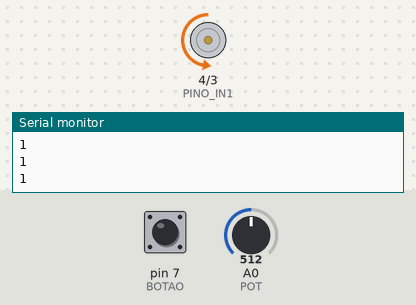
The sketch below on a simulated Arduino Uno, built with avr-gcc and run on an emulated ATmega328P. Parts: motor-driver pin pairs drawn as motors (green arrow = first pin HIGH = forward, orange = second pin HIGH = backward, longer = more drive, scaled by the enable pin), the last lines printed to the serial monitor. The inputs (shaded band) are chosen by the test bench; at power-on: pin 7 (BOTAO) HIGH, A0 (POT) = 512.

Above: at 1.2 s.
1.3 s: pin 7 (BOTAO) pulled LOW for 0.25 s
At 3.0 s:
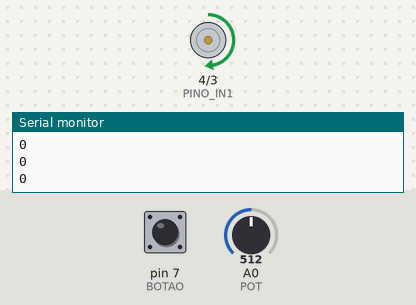
3.8 s: A0 (POT) set to 716
At 4.3 s:
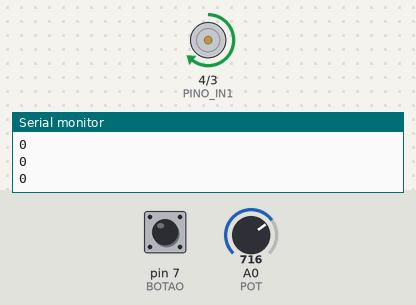
5.4 s: A0 (POT) set to 900
At 6.7 s:
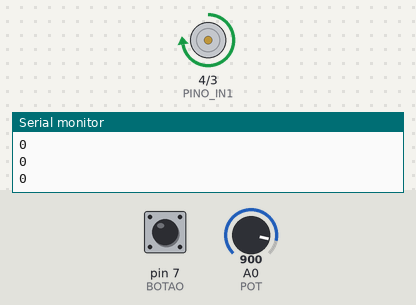
7.0 s: pin 7 (BOTAO) pulled LOW for 1 s
11.0 s: pin 7 (BOTAO) pulled LOW for 0.25 s
14.2 s: A0 (POT) set to 0
At 14.8 s:
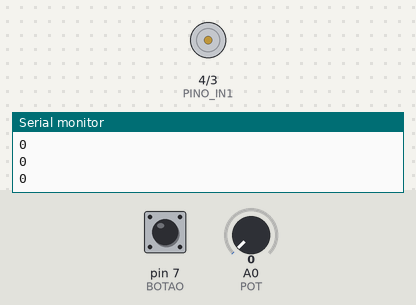
Timing chart, 0 to 16.8 s (numbered marks = the images above; inputs shaded):
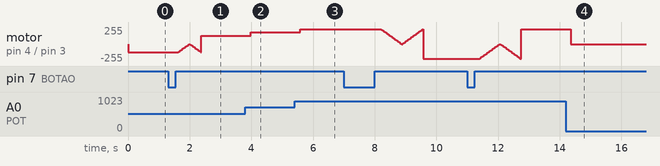

Measured:
- after the input at 3.8 s, motor on pin 4 (PINO_IN1) / pin 3 (PINO_IN2): forward 127/255 → forward 178/255 after 0.19 s
- after the input at 5.4 s, motor on pin 4 (PINO_IN1) / pin 3 (PINO_IN2): forward 178/255 → forward 224/255 after 0.19 s
- after the input at 14.2 s, motor on pin 4 (PINO_IN1) / pin 3 (PINO_IN2): forward 224/255 → stopped after 0.16 s

The sketch:

ponteH.ino
```cpp
/*
  Rotina para controlar um motor DC com ponte H.
  A rotina utiliza um potenciômetro para setar a velocidade do motor e um botão para mudar o sentido de rotação
  Quando o botão é pressionado a rotina registra a troca de sentido
  Quando liberado o botão, o motor desalecera gradualmente e acelera até a velocidade ditada pelo potenciômetro
*/

const int PINO_ENA = 6;

const int PINO_IN1 = 4;
const int PINO_IN2 = 3;

const int BOTAO = 7;
const int POT = A0;

bool horario = true;
int velocidade = 0;

const int TEMPO_RAMPA = 30;

void setup() {

  pinMode(PINO_ENA, OUTPUT);
  pinMode(PINO_IN1, OUTPUT);
  pinMode(PINO_IN2, OUTPUT);

  pinMode(BOTAO,INPUT_PULLUP);
  pinMode(POT,INPUT);

  digitalWrite(PINO_IN1, LOW);
  digitalWrite(PINO_IN2, LOW);
  digitalWrite(PINO_ENA, LOW);

  Serial.begin(9600);
}

void loop() {

  bool valorBotao = digitalRead(BOTAO);
  bool mudou = false;

  while(!valorBotao) {
    Serial.print("Botao pressionado");
    Serial.println(valorBotao);
    delay(200);
    mudou = true;
    valorBotao = digitalRead(BOTAO);
  }
  if(mudou) {
    horario = !horario;

      for (int i = velocidade; i >= 0; i=i-10){
        analogWrite(PINO_ENA, i);
        delay(TEMPO_RAMPA); //intervalo para incrementar a variavel i
      }

      for (int i = 0; i < velocidade; i=i+10){
        analogWrite(PINO_ENA, i);
        delay(TEMPO_RAMPA); //intervalo para incrementar a variavel i
      }
  }

  digitalWrite(PINO_IN1, !horario);
  digitalWrite(PINO_IN2, horario);

  velocidade = map(analogRead(POT),0,1023,0,255);

  analogWrite(PINO_ENA, velocidade);

  delay(200);

  Serial.println(horario);
}
```
